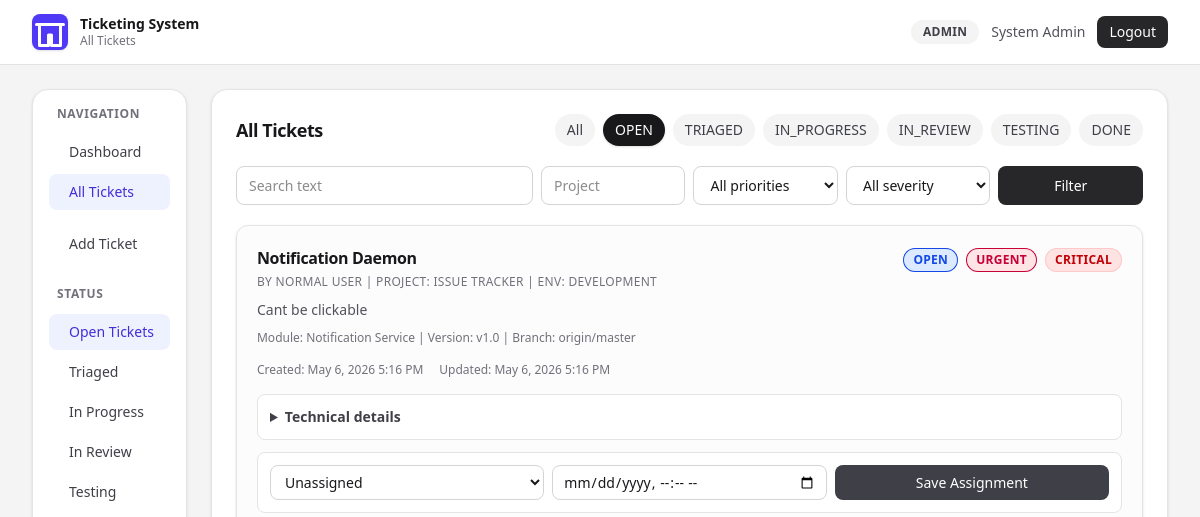
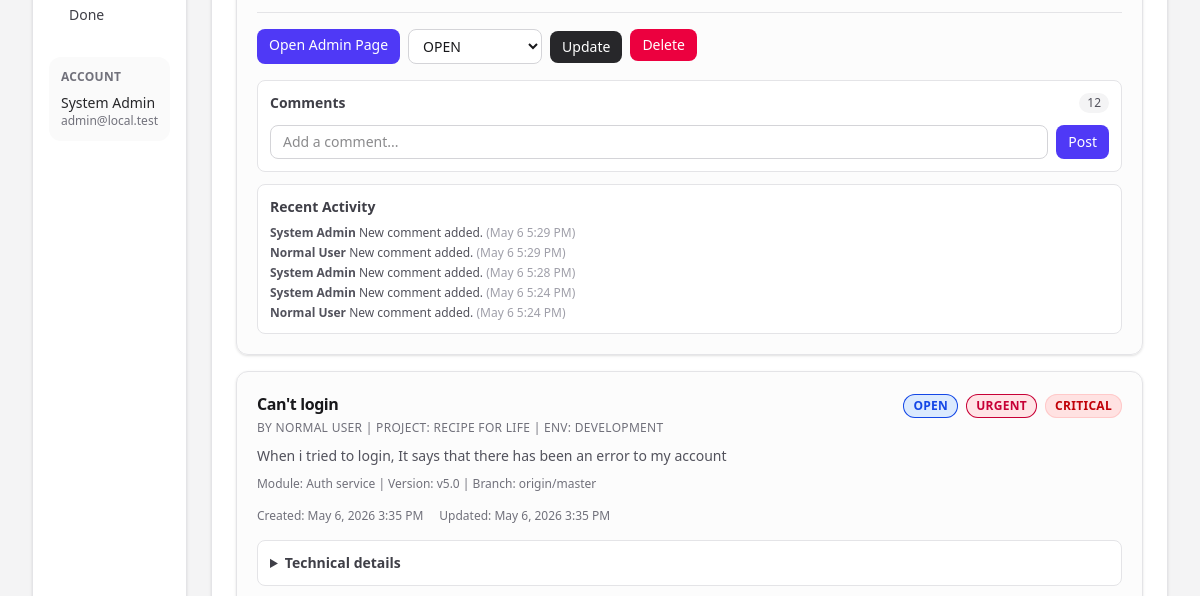
The page /tickets.php?status=OPEN (signed in, upper part) on the database as committed earlier (2 pictures, top to bottom).
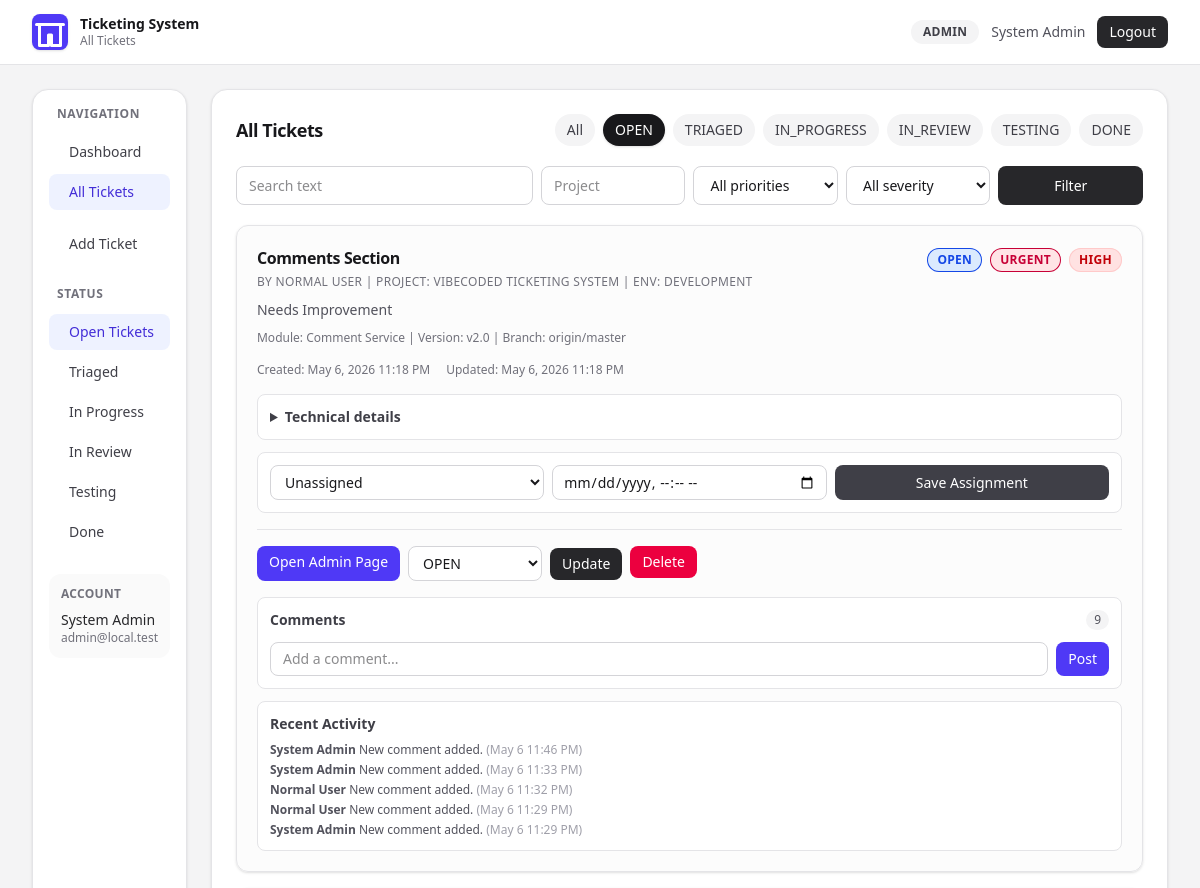
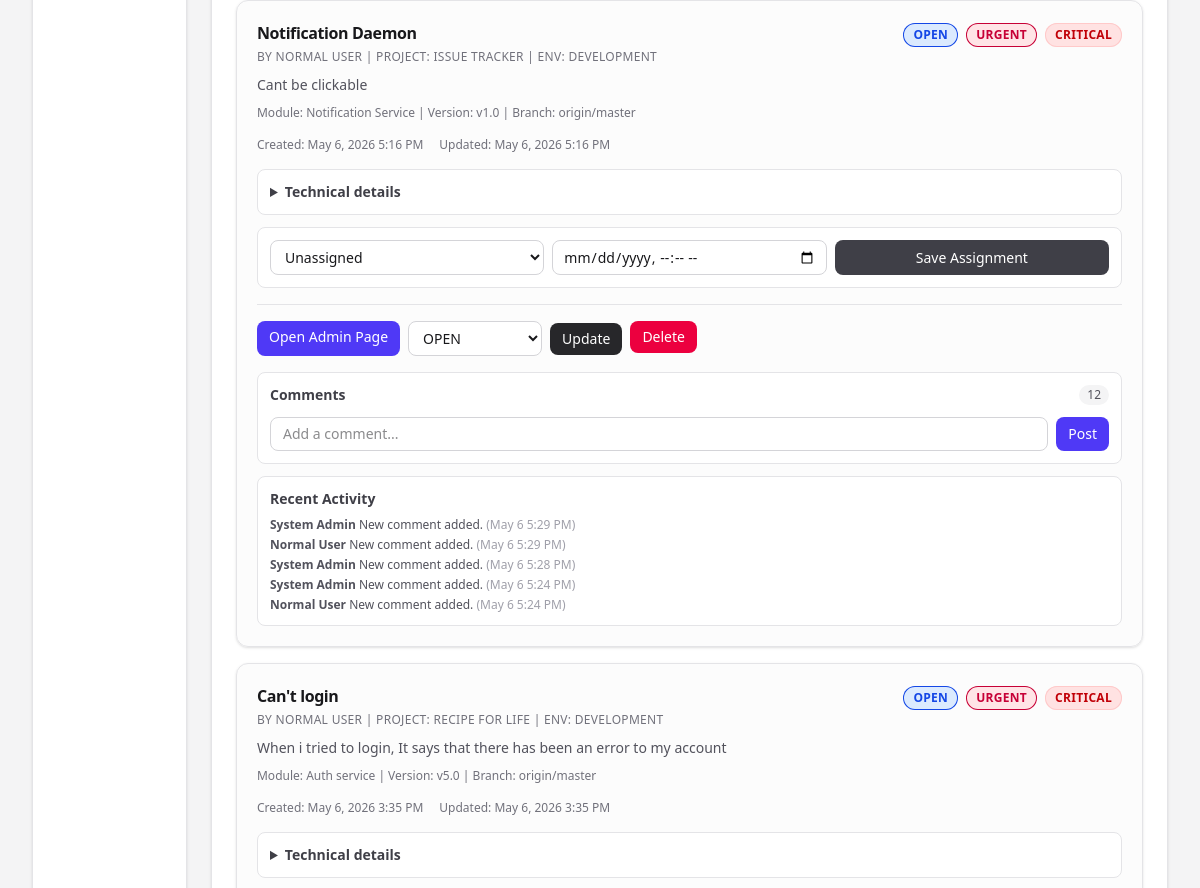
The same page on the database as committed later (2 pictures, top to bottom).
### tables this page shows
CREATE TABLE "Ticket" (
    "id" INTEGER NOT NULL PRIMARY KEY AUTOINCREMENT,
    "userId" INTEGER,
    "author" TEXT NOT NULL DEFAULT 'Anonymous',
    "title" TEXT NOT NULL,
    "description" TEXT NOT NULL,
    "project" TEXT NOT NULL DEFAULT 'General',
    "module" TEXT,
    "appVersion" TEXT,
    "branch" TEXT,
    "environment" TEXT NOT NULL DEFAULT 'DEVELOPMENT',
    "severity" TEXT NOT NULL DEFAULT 'MEDIUM',
    "reproducible" BOOLEAN NOT NULL DEFAULT true,
    "expectedBehavior" TEXT,
    "actualBehavior" TEXT,
    "stepsToReproduce" TEXT,
    "errorLog" TEXT,
    "status" TEXT NOT NULL DEFAULT 'OPEN',
    "priority" TEXT NOT NULL DEFAULT 'MEDIUM',
    "assigneeUserId" INTEGER,
    "dueAt" DATETIME,
    "createdAt" DATETIME NOT NULL DEFAULT CURRENT_TIMESTAMP,
    "updatedAt" DATETIME NOT NULL,
    CONSTRAINT "Ticket_userId_fkey" FOREIGN KEY ("userId") REFERENCES "User" ("id") ON DELETE SET NULL ON UPDATE CASCADE,
    CONSTRAINT "Ticket_assigneeUserId_fkey" FOREIGN KEY ("assigneeUserId") REFERENCES "User" ("id") ON DELETE SET NULL ON UPDATE CASCADE
);

CREATE TABLE "TicketActivity" (
    "id" INTEGER NOT NULL PRIMARY KEY AUTOINCREMENT,
    "ticketId" INTEGER NOT NULL,
    "actorId" INTEGER,
    "actorName" TEXT NOT NULL,
    "action" TEXT NOT NULL,
    "message" TEXT NOT NULL,
    "createdAt" DATETIME NOT NULL DEFAULT CURRENT_TIMESTAMP,
    CONSTRAINT "TicketActivity_ticketId_fkey" FOREIGN KEY ("ticketId") REFERENCES "Ticket" ("id") ON DELETE CASCADE ON UPDATE CASCADE,
    CONSTRAINT "TicketActivity_actorId_fkey" FOREIGN KEY ("actorId") REFERENCES "User" ("id") ON DELETE SET NULL ON UPDATE CASCADE
);

### src/db.php (called while the page is built, shortened)
<?php
function db(): PDO
{
    static $pdo = null;
    if ($pdo instanceof PDO) {
        return $pdo;
    }
    $databasePath = dirname(__DIR__) . '/prisma/dev.db';
    $pdo = new PDO('sqlite:' . $databasePath);
    $pdo->setAttribute(PDO::ATTR_ERRMODE, PDO::ERRMODE_EXCEPTION);
    $pdo->setAttribute(PDO::ATTR_DEFAULT_FETCH_MODE, PDO::FETCH_ASSOC);
    return $pdo;
}

### src/tickets.php (called while the page is built, shortened)
<?php
function normalizedRole(array $user): string
{
    return strtoupper((string) ($user['role'] ?? 'USER'));
}
function canManageTickets(array $user): bool
{
    return in_array(normalizedRole($user), ['ADMIN', 'DEVELOPER', 'QA'], true);
}
function listAssignableUsers(): array
{
    return db()->query(
        "SELECT id, name, role FROM User ORDER BY name ASC"
    )->fetchAll();
}
function listTickets(array $user, array $filters = []): array
{
    $pdo = db();
    $where = [];
    $params = [];
    $status = $filters['status'] ?? null;
    if ($status !== null && in_array($status, ALLOWED_STATUSES, true)) {
        $where[] = 'status = :status';
        $params['status'] = $status;
    }
    $priority = $filters['priority'] ?? null;
    $severity = $filters['severity'] ?? null;
    $project = trim((string) ($filters['project'] ?? ''));
    $q = trim((string) ($filters['q'] ?? ''));
    $assigneeId = (int) ($filters['assigneeUserId'] ?? 0);
    $sql =
        'SELECT
            t.id, t.author, t.title, t.description, t.project, t.module, t.appVersion, t.branch,
            t.environment, t.severity, t.reproducible, t.expectedBehavior, t.actualBehavior,
            t.stepsToReproduce, t.errorLog, t.status, t.priority, t.createdAt, t.updatedAt,
            t.assigneeUserId, t.dueAt, a.name AS assigneeName
         FROM Ticket t
         LEFT JOIN User a ON a.id = t.assigneeUserId';
    if ($where !== []) {
        $sql .= ' WHERE ' . implode(' AND ', $where);
    }
    $sql .= ' ORDER BY t.updatedAt DESC';
    $stmt = $pdo->prepare($sql);
    $stmt->execute($params);
    return $stmt->fetchAll();
}
function listCommentsForTicket(int $ticketId): array
{
    $stmt = db()->prepare(
        'SELECT id, author, content, createdAt
         FROM TicketComment
         WHERE ticketId = :ticketId
         ORDER BY createdAt ASC'
    );
    $stmt->execute(['ticketId' => $ticketId]);
    return $stmt->fetchAll();
}
function listActivitiesForTicket(int $ticketId): array
{
    $stmt = db()->prepare(
        'SELECT actorName, action, message, createdAt
         FROM TicketActivity
         WHERE ticketId = :ticketId
         ORDER BY createdAt DESC
         LIMIT 5'
    );
    $stmt->execute(['ticketId' => $ticketId]);
    return $stmt->fetchAll();
}

### src/auth.php (called while the page is built, shortened)
<?php
function isAdmin(array $user): bool
{
    return ($user['role'] ?? '') === 'ADMIN';
}

### public/tickets.php (the view, shortened to what the changed rows need)
<?php
require_once __DIR__ . '/../src/db.php';
require_once __DIR__ . '/../src/auth.php';
require_once __DIR__ . '/../src/tickets.php';
$selectedStatus = $_GET['status'] ?? null;
$searchQuery = trim((string) ($_GET['q'] ?? ''));
$selectedProject = trim((string) ($_GET['project'] ?? ''));
$selectedPriority = $_GET['priority'] ?? null;
$selectedSeverity = $_GET['severity'] ?? null;
$selectedAssigneeId = (int) ($_GET['assigneeUserId'] ?? 0);
$user = currentUser();
try {
    $filters = [
        'status' => $selectedStatus,
        'q' => $searchQuery,
        'project' => $selectedProject,
        'priority' => $selectedPriority,
        'severity' => $selectedSeverity,
        'assigneeUserId' => $selectedAssigneeId,
    ];
    $tickets = listTickets($user, $filters);
    $assignableUsers = listAssignableUsers();
} catch (Throwable $e) {
    $error = $e->getMessage();
    $tickets = [];
}
function statusBadge(string $status): string
{
    return match ($status) {
        'OPEN' => 'bg-blue-100 text-blue-700',
        'TRIAGED' => 'bg-cyan-100 text-cyan-700',
        'IN_PROGRESS' => 'bg-amber-100 text-amber-700',
        'IN_REVIEW' => 'bg-violet-100 text-violet-700',
        'TESTING' => 'bg-orange-100 text-orange-700',
        'DONE' => 'bg-emerald-100 text-emerald-700',
        default => 'bg-zinc-100 text-zinc-600',
    };
}
function priorityBadge(string $priority): string
{
    return match ($priority) {
        'LOW' => 'bg-slate-100 text-slate-700',
        'MEDIUM' => 'bg-violet-100 text-violet-700',
        'HIGH' => 'bg-orange-100 text-orange-700',
        'URGENT' => 'bg-rose-100 text-rose-700',
        default => 'bg-zinc-100 text-zinc-600',
    };
}
?>
<!DOCTYPE html>
<html lang="en">
<head>
  <link rel="stylesheet" href="/assets/app.css">
</head>
<body class="min-h-screen bg-zinc-100 text-zinc-900 antialiased">
  <main class="mx-auto max-w-[1400px] px-4 py-6 sm:px-6 lg:px-8">
    <section class="flex gap-6">
      <div class="flex-1 space-y-6">
        <section class="rounded-2xl border border-zinc-200 bg-white p-6 shadow-sm xl:col-span-12">
          <div class="mb-5 flex flex-wrap items-center justify-between gap-3">
            <h2 class="text-lg font-semibold tracking-tight"><?= isAdmin($user) ? 'All Tickets' : 'My Tickets' ?></h2>
            <div class="flex flex-wrap items-center gap-2">
              <a href="/tickets.php" class="rounded-full px-3 py-1.5 text-sm font-medium <?= $selectedStatus === null ? 'bg-zinc-900 text-white shadow-sm' : 'bg-zinc-100 text-zinc-700 hover:bg-zinc-200' ?>">All</a>
              <?php foreach (ALLOWED_STATUSES as $status): ?>
                <a href="/tickets.php?status=<?= urlencode($status) ?>" class="rounded-full px-3 py-1.5 text-sm font-medium <?= $selectedStatus === $status ? 'bg-zinc-900 text-white shadow-sm' : 'bg-zinc-100 text-zinc-700 hover:bg-zinc-200' ?>">
                  <?= htmlspecialchars($status, ENT_QUOTES, 'UTF-8') ?>
                </a>
              <?php endforeach; ?>
            </div>
          </div>
          <div class="space-y-4">
            <?php foreach ($tickets as $ticket): ?>
              <article id="ticket-<?= (int) $ticket['id'] ?>" class="rounded-xl border border-zinc-200 bg-zinc-50/60 p-5 shadow-sm transition hover:border-zinc-300">
                <div class="flex flex-wrap items-start justify-between gap-3">
                  <div class="max-w-2xl">
                    <h3 class="text-base font-semibold tracking-tight"><?= htmlspecialchars($ticket['title'], ENT_QUOTES, 'UTF-8') ?></h3>
                    <p class="mt-1 text-xs font-medium uppercase tracking-wide text-zinc-500">
                      By <?= htmlspecialchars($ticket['author'], ENT_QUOTES, 'UTF-8') ?> |
                      Project: <?= htmlspecialchars((string) $ticket['project'], ENT_QUOTES, 'UTF-8') ?> |
                      Env: <?= htmlspecialchars((string) $ticket['environment'], ENT_QUOTES, 'UTF-8') ?>
                    </p>
                    <p class="mt-2 text-sm leading-6 text-zinc-600"><?= nl2br(htmlspecialchars($ticket['description'], ENT_QUOTES, 'UTF-8')) ?></p>
                    <p class="mt-2 text-xs text-zinc-500">
                      Module: <?= htmlspecialchars((string) ($ticket['module'] ?? '-'), ENT_QUOTES, 'UTF-8') ?> |
                      Version: <?= htmlspecialchars((string) ($ticket['appVersion'] ?? '-'), ENT_QUOTES, 'UTF-8') ?> |
                      Branch: <?= htmlspecialchars((string) ($ticket['branch'] ?? '-'), ENT_QUOTES, 'UTF-8') ?>
                    </p>
                  </div>
                  <div class="flex flex-wrap gap-2 pt-0.5">
                    <span class="rounded-full px-2.5 py-1 text-xs font-semibold uppercase tracking-wide ring-1 ring-inset <?= statusBadge($ticket['status']) ?>"><?= htmlspecialchars($ticket['status'], ENT_QUOTES, 'UTF-8') ?></span>
                    <span class="rounded-full px-2.5 py-1 text-xs font-semibold uppercase tracking-wide ring-1 ring-inset <?= priorityBadge($ticket['priority']) ?>"><?= htmlspecialchars($ticket['priority'], ENT_QUOTES, 'UTF-8') ?></span>
                    <span class="rounded-full bg-red-100 px-2.5 py-1 text-xs font-semibold uppercase tracking-wide text-red-700 ring-1 ring-inset ring-red-200"><?= htmlspecialchars((string) $ticket['severity'], ENT_QUOTES, 'UTF-8') ?></span>
                  </div>
                </div>
                <div class="mt-4 flex flex-wrap items-center gap-x-4 gap-y-1 text-xs font-medium text-zinc-500">
                  <span>Created: <?= htmlspecialchars(date('M j, Y g:i A', strtotime((string) $ticket['createdAt'])), ENT_QUOTES, 'UTF-8') ?></span>
                  <span>Updated: <?= htmlspecialchars(date('M j, Y g:i A', strtotime((string) $ticket['updatedAt'])), ENT_QUOTES, 'UTF-8') ?></span>
                </div>
                <details class="mt-4 rounded-lg border border-zinc-200 bg-white p-3">
                  <summary class="cursor-pointer text-sm font-semibold text-zinc-700">Technical details</summary>
                </details>
                <?php if (canManageTickets($user)): ?>
                  <form method="post" class="mt-3 grid gap-2 rounded-lg border border-zinc-200 bg-white p-3 md:grid-cols-3">
                    <select name="assigneeUserId" class="rounded-lg border border-zinc-300 px-2.5 py-1.5 text-sm">
                      <option value="0">Unassigned</option>
                    </select>
                    <input type="datetime-local" name="dueAt" value="<?= !empty($ticket['dueAt']) ? htmlspecialchars(substr((string) $ticket['dueAt'], 0, 16), ENT_QUOTES, 'UTF-8') : '' ?>" class="rounded-lg border border-zinc-300 px-2.5 py-1.5 text-sm">
                    <button class="rounded-lg bg-zinc-700 px-3 py-1.5 text-sm font-medium text-white">Save Assignment</button>
                  </form>
                <?php endif; ?>
                <?php if (canManageTickets($user)): ?>
                  <div class="mt-4 flex flex-wrap gap-2 border-t border-zinc-200 pt-4">
                    <?php if (isAdmin($user)): ?>
                      <a href="/issue.php?id=<?= (int) $ticket['id'] ?>" class="rounded-lg bg-indigo-600 px-3 py-1.5 text-sm font-medium text-white">Open Admin Page</a>
                    <?php endif; ?>
                    <form method="post" class="flex items-center gap-2">
                      <select name="status" class="rounded-lg border border-zinc-300 bg-white px-2.5 py-1.5 text-sm">
                        <?php foreach (ALLOWED_STATUSES as $status): ?>
                          <option value="<?= $status ?>" <?= $ticket['status'] === $status ? 'selected' : '' ?>><?= htmlspecialchars($status, ENT_QUOTES, 'UTF-8') ?></option>
                        <?php endforeach; ?>
                      </select>
                      <button class="rounded-lg bg-zinc-800 px-3 py-1.5 text-sm font-medium text-white">Update</button>
                    </form>
                    <form method="post" onsubmit="return confirm('Delete this ticket?');">
                      <button class="rounded-lg bg-rose-600 px-3 py-1.5 text-sm font-medium text-white">Delete</button>
                    </form>
                  </div>
                <?php endif; ?>
                <?php $comments = listCommentsForTicket((int) $ticket['id']); ?>
                <div class="mt-4 rounded-lg border border-zinc-200 bg-white p-3">
                  <details class="overflow-hidden rounded-lg">
                    <summary class="cursor-pointer flex items-center justify-between text-sm font-semibold text-zinc-700">
                      <span>Comments</span>
                      <span class="rounded-full bg-zinc-100 px-2 py-0.5 text-xs font-medium text-zinc-600"><?= count($comments) ?></span>
                    </summary>
                  </details>
                  <form method="post" class="mt-3 flex gap-2">
                    <input type="text" name="comment" required class="flex-1 rounded-lg border border-zinc-300 px-3 py-1.5 text-sm" placeholder="Add a comment...">
                    <button class="rounded-lg bg-indigo-600 px-3 py-1.5 text-sm font-medium text-white">Post</button>
                  </form>
                </div>
                <div class="mt-3 rounded-lg border border-zinc-200 bg-white p-3">
                  <h4 class="text-sm font-semibold text-zinc-700">Recent Activity</h4>
                  <div class="mt-2 space-y-1">
                    <?php foreach (listActivitiesForTicket((int) $ticket['id']) as $activity): ?>
                      <p class="text-xs text-zinc-600">
                        <span class="font-semibold"><?= htmlspecialchars((string) $activity['actorName'], ENT_QUOTES, 'UTF-8') ?></span>
                        <?= htmlspecialchars((string) $activity['message'], ENT_QUOTES, 'UTF-8') ?>
                        <span class="text-zinc-400">(<?= htmlspecialchars(date('M j g:i A', strtotime((string) $activity['createdAt'])), ENT_QUOTES, 'UTF-8') ?>)</span>
                      </p>
                    <?php endforeach; ?>
                  </div>
                </div>
              </article>
            <?php endforeach; ?>
          </div>
        </section>
      </div>
    </section>
  </main>
</body>
</html>

Rows that differ between the two databases and show on the page:
added ticket: title "Comments Section", author "NORMAL USER", project "VIBECODED TICKETING SYSTEM", environment "DEVELOPMENT", description "Needs Improvement", module "Comment Service", appVersion "v2.0", branch "origin/master", status "OPEN", priority "URGENT", severity "HIGH", createdAt "May 6, 2026 11:18 PM", updatedAt "May 6, 2026 11:18 PM", count($comments) "9"
added ticketactivity: actorName "System Admin", message "New comment added.", createdAt "May 6 11:46 PM", shown under "Comments Section"
added ticketactivity: actorName "System Admin", message "New comment added.", createdAt "May 6 11:33 PM", shown under "Comments Section"
added ticketactivity: actorName "Normal User", message "New comment added.", createdAt "May 6 11:32 PM", shown under "Comments Section"
added ticketactivity: actorName "Normal User", message "New comment added.", createdAt "May 6 11:29 PM", shown under "Comments Section"
added ticketactivity: actorName "System Admin", message "New comment added.", createdAt "May 6 11:29 PM", shown under "Comments Section"
